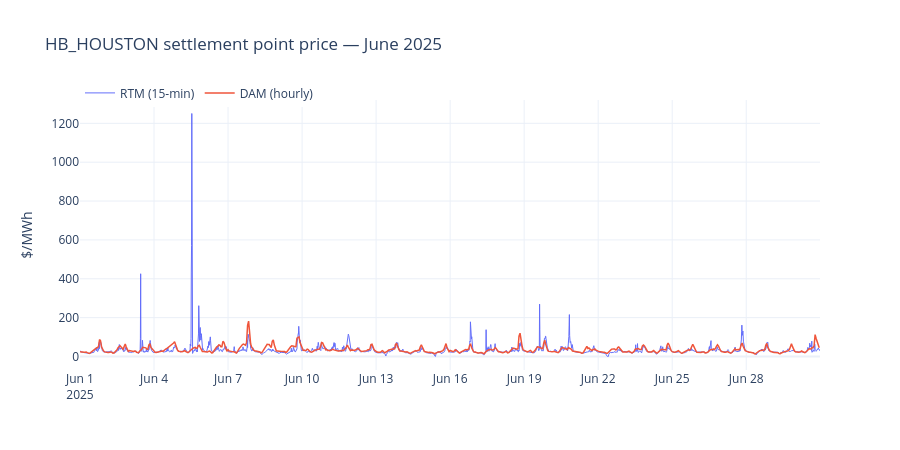

Notebook source saved alongside this figure:
### Markdown cell above
## 1. DAM vs RTM settlement point prices — HB_HOUSTON

Day-ahead is the hourly-committed price; real-time is the 15-minute price that actual dispatch settles against. The gap between them is exactly what a DA-committed strategy is exposed to (M3), and the RTM series' volatility is where real-time arbitrage revenue comes from.

### Code cell
dam = con.execute(
    "SELECT interval_start, spp_usd_per_mwh FROM silver_dam_spp "
    "WHERE location = 'HB_HOUSTON' ORDER BY interval_start"
).df()
rtm = con.execute(
    "SELECT interval_start, spp_usd_per_mwh FROM silver_rtm_spp "
    "WHERE location = 'HB_HOUSTON' ORDER BY interval_start"
).df()

fig = go.Figure()
fig.add_trace(go.Scatter(x=rtm["interval_start"], y=rtm["spp_usd_per_mwh"],
                          name="RTM (15-min)", line=dict(color="#636EFA", width=1)))
fig.add_trace(go.Scatter(x=dam["interval_start"], y=dam["spp_usd_per_mwh"],
                          name="DAM (hourly)", line=dict(color="#EF553B", width=1.5)))
fig.update_layout(
    title="HB_HOUSTON settlement point price — June 2025",
    xaxis_title="", yaxis_title="$/MWh", height=450, legend=dict(orientation="h", y=1.08),
)
fig.show()

### Figure 1 — Plotly figure (JSON) as saved in the notebook; plotly's stock layout.template omitted (floating-point values rounded to 4 significant figures; data arrays with more than 128 entries replaced by an {"elided": "..."} marker saying what was removed)
{"data": [{"line": {"color": "#636EFA", "width": 1}, "name": "RTM (15-min)", "type": "scatter", "x": {"elided": "2880 str values"}, "y": {"elided": "2880 float values"}}, {"line": {"color": "#EF553B", "width": 1.5}, "name": "DAM (hourly)", "type": "scatter", "x": {"elided": "720 str values"}, "y": {"elided": "720 float values"}}], "layout": {"height": 450, "legend": {"orientation": "h", "y": 1.08}, "title": {"text": "HB_HOUSTON settlement point price — June 2025"}, "xaxis": {"title": {"text": ""}}, "yaxis": {"title": {"text": "$/MWh"}}}}
